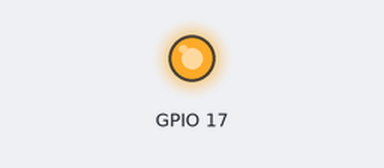
This program was run on a simulated Raspberry Pi (BCM pin numbers), started with the argument 3. Parts: output pins drawn as LEDs (lit = HIGH). What the program prints to the terminal is not drawn. At 0.0 s the program stops and its outputs stay as they are.

Above: at 0.1 s.
Timing chart, 0 to 1.5 s (numbered marks = the images above):
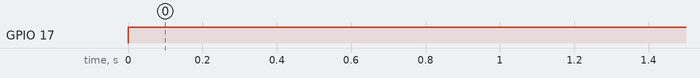

The program:

fancontrol.py
```python
import RPi.GPIO as GPIO
import argparse

parser = argparse.ArgumentParser()
parser.add_argument("on_or_off", help="Fan on or off in INT",
                    type=int)
args = parser.parse_args()

GPIO.setmode(GPIO.BCM)
GPIO.setup(17, GPIO.OUT)
print(f"fan would be {args.on_or_off}")
GPIO.output(17, args.on_or_off)
```

Measured:
- by itself, GPIO 17: LOW → HIGH at 0.00 s
